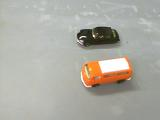
%> input picture Chapter03/images/toycars1.png, 160 x 120 px
$ octave example3_06.m   (GNU Octave 9; MATLAB toolbox functions it lacks are replaced by stand-ins)
%> lines starting %> are read from the running program, lines starting %| are printed output that depends on the picture
% Read in images
A = imread('images/toycars1.png');
%> A is the input picture: size 120x160x3 uint8; mean R, G, B 173.1, 171.4, 163
B = imread('images/toycars2.png');
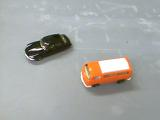
%> input picture Chapter03/images/toycars2.png, 160 x 120 px
%> B is the input picture: size 120x160x3 uint8; mean R, G, B 167.7, 168.8, 166.3

% Convert to binary
A_binary = imbinarize(A);
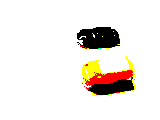
%> A_binary: size 120x160x3 logical; mean R, G, B 0.937, 0.914, 0.891
B_binary = imbinarize(B);
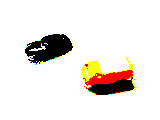
%> B_binary: size 120x160x3 logical; mean R, G, B 0.929, 0.908, 0.888

% XOR images
C_binary = xor(A_binary, B_binary);
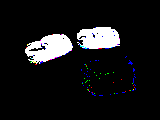
%> C_binary: size 120x160x3 logical; mean R, G, B 0.0861, 0.0862, 0.0908

% Display images
subplot(1, 3, 1), imshow(A_binary);
subplot(1, 3, 2), imshow(B_binary);
subplot(1, 3, 3), imshow(C_binary);
%> after `imshow(C_binary)`:
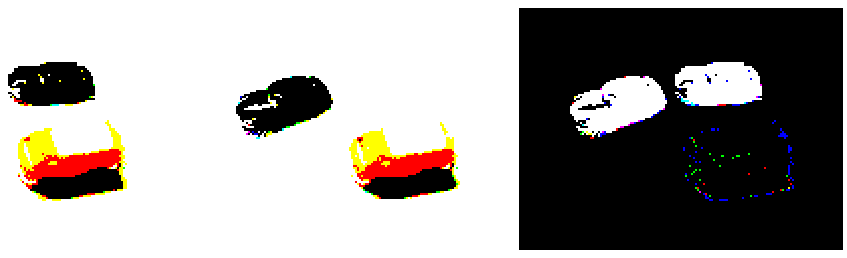
%> figure redrawn from the program's plot data, 3 panels
